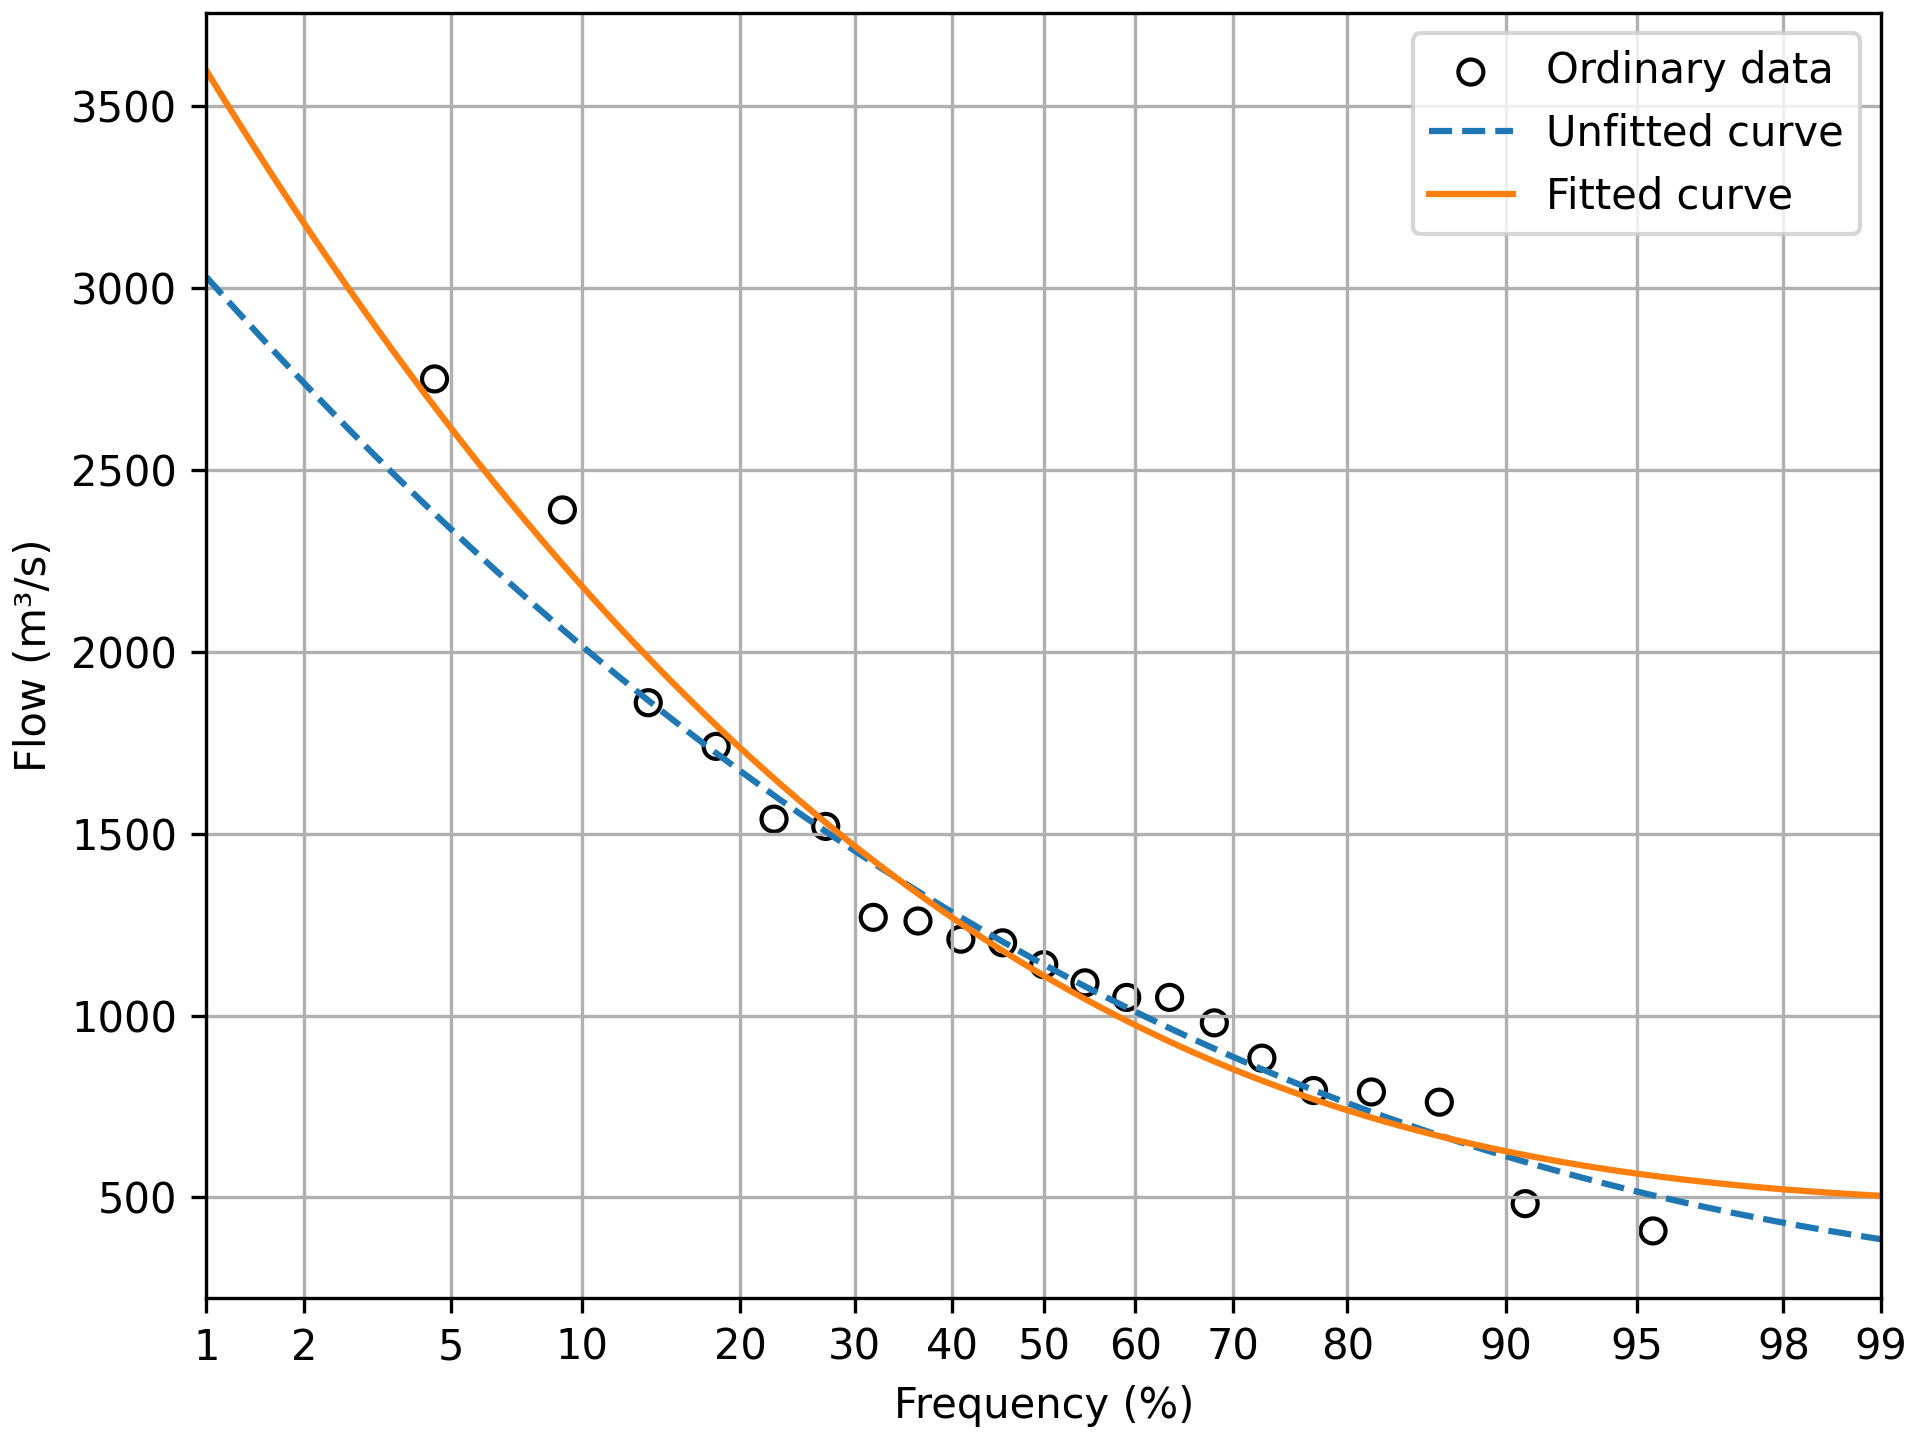

Here is the Python script that generated this plot:
import pearson3curve as p3
import pearson3curve.plot as p3plot

# 本例取自《工程水文学》（2000年第3版，詹道江 叶守泽 合编）P196表7-3
data = p3.Data(
    [
        1540,
        980,
        1090,
        1050,
        1860,
        1140,
        790,
        2750,
        762,
        2390,
        1210,
        1270,
        1200,
        1740,
        883,
        1260,
        408,
        1050,
        1520,
        483,
        794,
    ]
)

mex, mcv, mcs = p3.get_moments(data)
fex, fcv, fcs = p3.get_fitted_moments(data, moments=(mex, mcv, mcs))

p3plot.scatter(data)
p3plot.plot(p3.Curve(mex, mcv, mcs), label="Unfitted curve", linestyle="--")
p3plot.plot(p3.Curve(fex, fcv, fcs), label="Fitted curve")

p3plot.legend()
p3plot.show()
p3plot.save("example/successive.png", dpi=300, transparent=False)

input()
